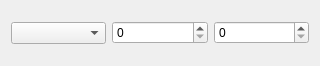
<?xml version="1.0" encoding="UTF-8"?>
<ui version="4.0">
 <class>choose_year_widget</class>
 <widget class="QWidget" name="choose_year_widget">
  <property name="geometry">
   <rect>
    <x>0</x>
    <y>0</y>
    <width>320</width>
    <height>66</height>
   </rect>
  </property>
  <property name="windowTitle">
   <string>Form</string>
  </property>
  <layout class="QHBoxLayout" name="horizontalLayout">
   <item>
    <widget class="QComboBox" name="comboBox_type"/>
   </item>
   <item>
    <widget class="QSpinBox" name="spinBox_year"/>
   </item>
   <item>
    <widget class="QSpinBox" name="spinBox_rel_year"/>
   </item>
  </layout>
 </widget>
 <resources/>
 <connections/>
</ui>
